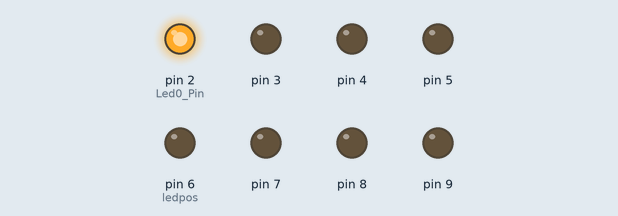
A sketch run on a simulated Arduino Uno, built with avr-gcc and run on an emulated ATmega328P. Parts: output pins drawn as LEDs (lit = HIGH).

Above: at 0.2 s.
At 0.9 s:
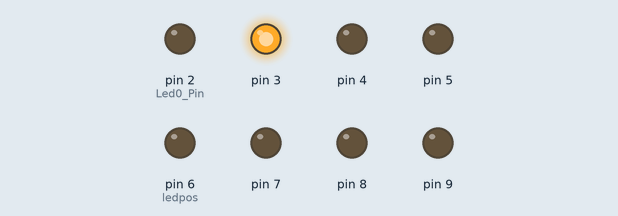
At 2.9 s:
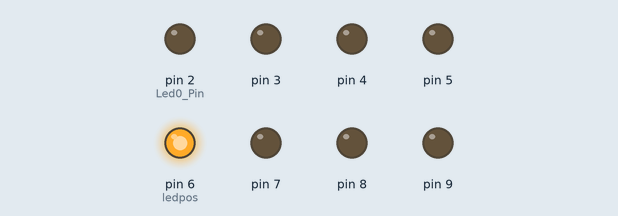
At 5.5 s:
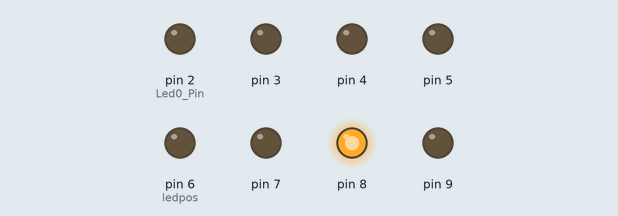
At 8.2 s:
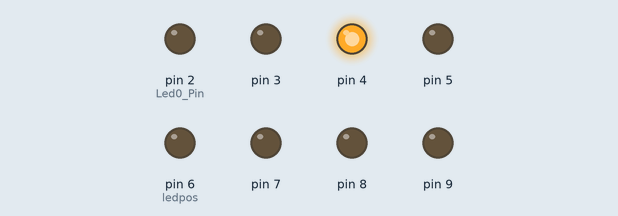
At 11.5 s:
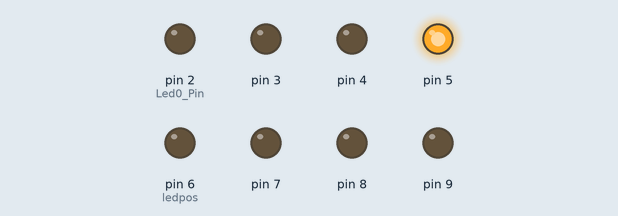
Timing chart, 0 to 12.1 s (numbered marks = the images above):
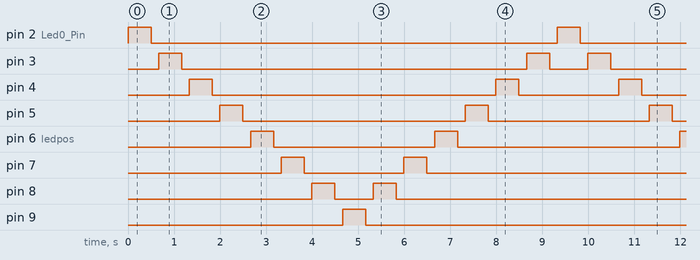

Measured:
- by itself, pin 2 (Led0_Pin), pin 9: alternates HIGH for 0.50 s and LOW for 8.8 s
- by itself, pin 3: repeats every 9.3 s: LOW 7.5 s, HIGH 0.50 s, LOW 0.83 s, HIGH 0.50 s
- by itself, pin 4: repeats every 9.3 s: LOW 6.2 s, HIGH 0.50 s, LOW 2.2 s, HIGH 0.50 s
- by itself, pin 5: repeats every 9.3 s: LOW 4.8 s, HIGH 0.50 s, LOW 3.5 s, HIGH 0.50 s
- by itself, pin 6 (ledpos): repeats every 9.3 s: LOW 3.5 s, HIGH 0.50 s, LOW 4.8 s, HIGH 0.50 s
- by itself, pin 7: repeats every 9.3 s: LOW 2.2 s, HIGH 0.50 s, LOW 6.2 s, HIGH 0.50 s
- by itself, pin 8: repeats every 9.3 s: LOW 0.83 s, HIGH 0.50 s, LOW 7.5 s, HIGH 0.50 s

The sketch:

ngt_8bit_LED_BIDir.ino
```cpp
// Faya-Nugget Sample Code
// Date: 2015/1/26
// Module Name: 8-bit Red LED
// Module Number: #ngt-dp-led8r-1A
// Description: Make a shift-left running LED.

// Wiring: Module Pin ==> Arduino Pin
//                 D0 ==> D2
//                 D1 ==> D3
//                 D2 ==> D4
//                 D3 ==> D5
//                 D4 ==> D6
//                 D5 ==> D7
//                 D6 ==> D8
//                 D7 ==> D9


// define pins
#define Led0_Pin 2
#define delaysec 500
int dirway = 1 ;
int ledpos = 0 ;
// the setup routine runs once when you press reset:
void setup() {
  // initialize the digital pin as an output.
 for(int i=Led0_Pin; i<=Led0_Pin+7; i+=1)
      pinMode(i, OUTPUT);
}

// the loop routine runs over and over again forever:
void loop() {

        digitalWrite(ledpos+Led0_Pin, HIGH);
        delay(delaysec);
        digitalWrite(ledpos+Led0_Pin, LOW);
        delay(delaysec/3);
      ledpos +=dirway ;
      if (ledpos > 7)
      {
          ledpos = 6 ;
          dirway = -1 ;
      }
      if (ledpos < 0)
      {
          ledpos = 1 ;
          dirway = +1 ;
      }

}
```
